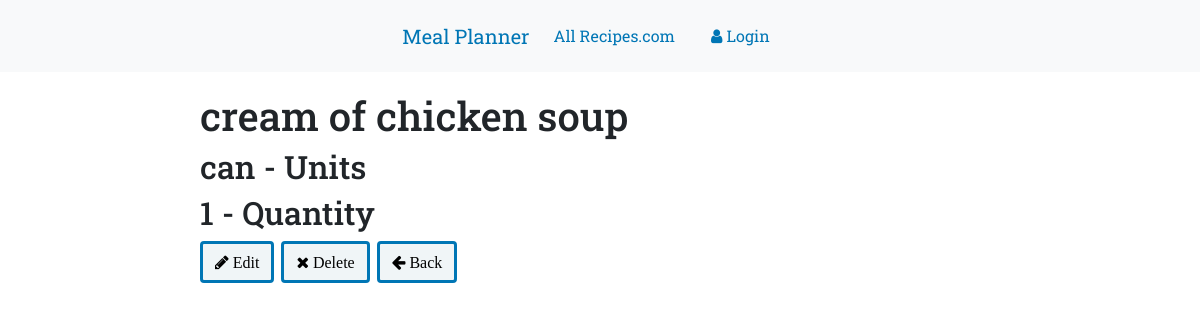
Screenshot of /ingredient/1 with the database file from the repository.
### appFood/models.py (models this page shows, shortened)
class Ingredient(models.Model):
    ingredient_name = models.CharField(max_length=250)
    measurement_units = models.CharField(max_length=50)
    measurement_quantity = models.CharField(max_length=50)
    recipe = models.ManyToManyField(Recipe, related_name='ingredients')
    class Meta:
        ordering = ['ingredient_name']

### appFood/views.py (the view)
# urls.py: path('ingredient/<int:pk>', views.IngredientDetailView.as_view(), name='ingredient_detail'),
class IngredientDetailView(DetailView):
    model = Ingredient

### appFood/templates/appFood/ingredient_detail.html
{% extends "appFood/base.html" %}
{% block content %}
<div class="content">
  <h1 class='detail name'>{{ingredient.ingredient_name}}</h1>
  <h2 class='item list'>{{ingredient.measurement_units}} - Units</h2>
  <h2 class='item list'>{{ingredient.measurement_quantity}} - Quantity</h2>
  <a class='btn btn-primary' href="{% url 'ingredient_edit' pk=ingredient.pk %}">
    <span class="fa fa-pencil">  Edit  </span>
  </a>
  <a class='btn btn-primary' href="{% url 'ingredient_remove' pk=ingredient.pk %}">
    <span class="fa fa-remove">  Delete  </span>
  </a>
  <a class='btn btn-primary' href="{% url 'recipe_list' %}">
    <span class="fa fa-arrow-left">  Back </span>
  </a>
</div>
{% endblock %}

### appFood/static/css/food.css (style rules this page uses)
body { font-family: 'Roboto Slab', serif; }
.content { margin: 20px 200px 70px; }
.btn { outline: none; color: black; background-color: #f0f5f7; border: 3px solid #0076b5; box-shadow: 0 0 0 0; margin-right: 3px; }
a { color: #0076b5; }

### rows the page displays
Ingredient: ingredient_name "cream of chicken soup", measurement_units "can", measurement_quantity "1"
